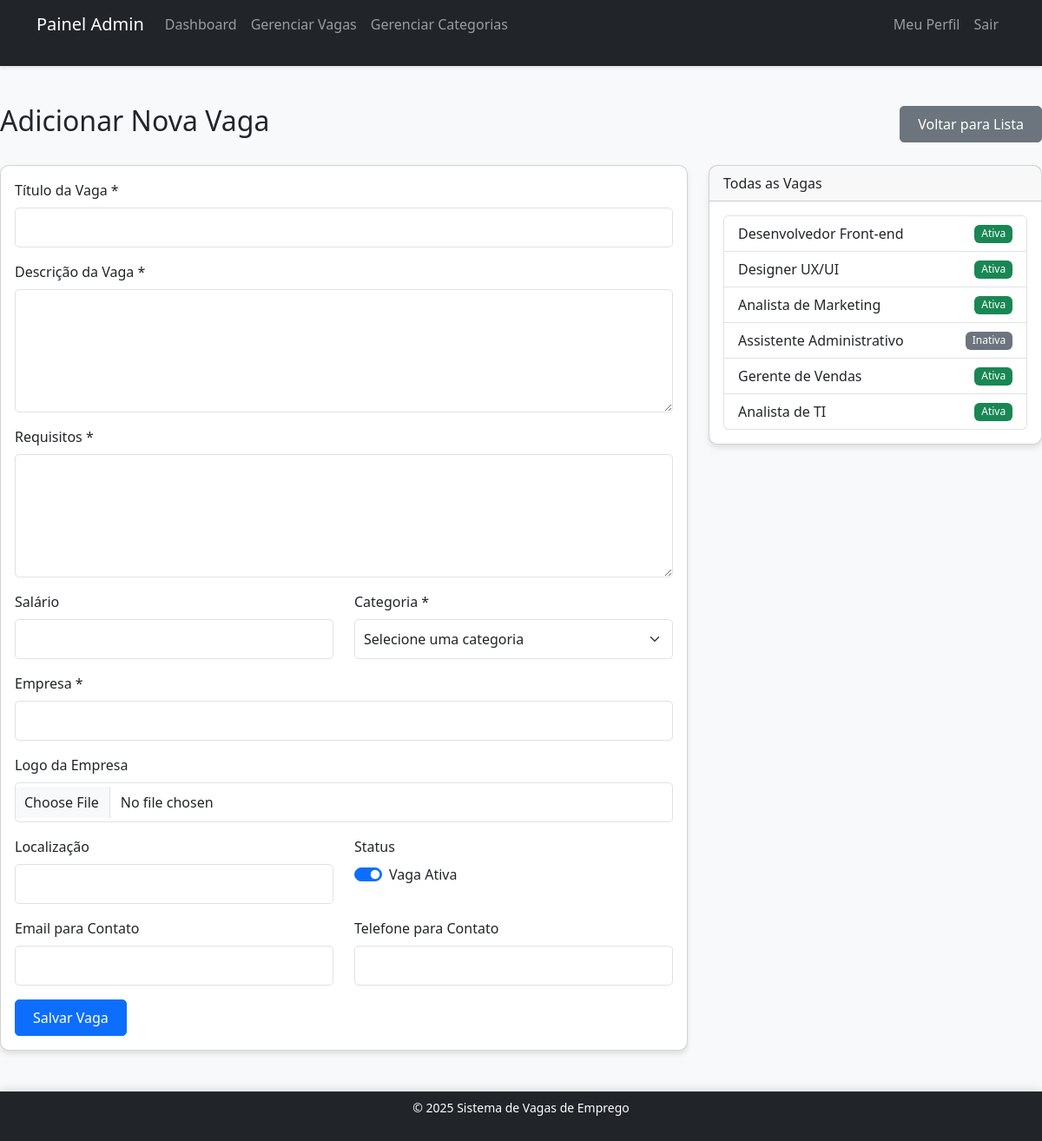
The page /admin/vagas.php (signed in) on the database its author committed.
### tables this page shows
CREATE TABLE `vagas` (
  `id` int(11) NOT NULL,
  `titulo` varchar(100) NOT NULL,
  `descricao` text NOT NULL,
  `requisitos` text NOT NULL,
  `salario` varchar(50) DEFAULT NULL,
  `empresa` varchar(100) NOT NULL,
  `logo_empresa` varchar(255) DEFAULT NULL,
  `localizacao` varchar(100) DEFAULT NULL,
  `contato_email` varchar(100) DEFAULT NULL,
  `contato_telefone` varchar(20) DEFAULT NULL,
  `categoria_id` int(11) NOT NULL,
  `ativa` tinyint(1) DEFAULT 1,
  `data_publicacao` datetime DEFAULT current_timestamp(),
  `admin_id` int(11) NOT NULL
);

### admin/vagas.php (the view, shortened to what this page needs)
<?php
require_once 'header-admin.php';
require_once '../includes/funcoes.php';
$vaga = null;
$stmt = $pdo->query("SELECT v.*, c.nome as categoria_nome
                     FROM vagas v
                     JOIN categorias c ON v.categoria_id = c.id
                     ORDER BY v.data_publicacao DESC");
$vagas = $stmt->fetchAll(PDO::FETCH_ASSOC);
?>
<div class="d-flex justify-content-between align-items-center mb-4">
    <h2><?= $vaga ? 'Editar Vaga' : 'Adicionar Nova Vaga' ?></h2>
    <a href="vagas.php" class="btn btn-secondary">Voltar para Lista</a>
</div>
<div class="row">
    <div class="col-md-8">
        <div class="card mb-4">
            <div class="card-body">
                <form method="post" enctype="multipart/form-data">
                    <div class="mb-3">
                        <label for="titulo" class="form-label">Título da Vaga *</label>
                        <input type="text" class="form-control" id="titulo" name="titulo"
                               value="<?= $vaga ? htmlspecialchars($vaga['titulo']) : '' ?>" required>
                    </div>
                    <div class="mb-3">
                        <label for="descricao" class="form-label">Descrição da Vaga *</label>
                        <textarea class="form-control" id="descricao" name="descricao" rows="5" required><?= $vaga ? htmlspecialchars($vaga['descricao']) : '' ?></textarea>
                    </div>
                    <div class="mb-3">
                        <label for="requisitos" class="form-label">Requisitos *</label>
                        <textarea class="form-control" id="requisitos" name="requisitos" rows="5" required><?= $vaga ? htmlspecialchars($vaga['requisitos']) : '' ?></textarea>
                    </div>
                    <div class="row">
                        <div class="col-md-6 mb-3">
                            <label for="salario" class="form-label">Salário</label>
                            <input type="text" class="form-control" id="salario" name="salario"
                                   value="<?= $vaga ? htmlspecialchars($vaga['salario']) : '' ?>">
                        </div>
                        <div class="col-md-6 mb-3">
                            <label for="categoria_id" class="form-label">Categoria *</label>
                            <select class="form-select" id="categoria_id" name="categoria_id" required>
                                <option value="">Selecione uma categoria</option>
                            </select>
                        </div>
                    </div>
                    <div class="mb-3">
                        <label for="empresa" class="form-label">Empresa *</label>
                        <input type="text" class="form-control" id="empresa" name="empresa"
                               value="<?= $vaga ? htmlspecialchars($vaga['empresa']) : '' ?>" required>
                    </div>
                    <div class="mb-3">
                        <label for="logo_empresa" class="form-label">Logo da Empresa</label>
                        <input type="file" class="form-control" id="logo_empresa" name="logo_empresa" accept="image/*">
                    </div>
                    <div class="row">
                        <div class="col-md-6 mb-3">
                            <label for="localizacao" class="form-label">Localização</label>
                            <input type="text" class="form-control" id="localizacao" name="localizacao"
                                   value="<?= $vaga ? htmlspecialchars($vaga['localizacao']) : '' ?>">
                        </div>
                        <div class="col-md-6 mb-3">
                            <label class="form-label">Status</label>
                            <div class="form-check form-switch">
                                <input class="form-check-input" type="checkbox" id="ativa" name="ativa"
                                       <?= ($vaga && $vaga['ativa']) || !$vaga ? 'checked' : '' ?>>
                                <label class="form-check-label" for="ativa">Vaga Ativa</label>
                            </div>
                        </div>
                    </div>
                    <div class="row">
                        <div class="col-md-6 mb-3">
                            <label for="contato_email" class="form-label">Email para Contato</label>
                            <input type="email" class="form-control" id="contato_email" name="contato_email"
                                   value="<?= $vaga ? htmlspecialchars($vaga['contato_email']) : '' ?>">
                        </div>
                        <div class="col-md-6 mb-3">
                            <label for="contato_telefone" class="form-label">Telefone para Contato</label>
                            <input type="text" class="form-control" id="contato_telefone" name="contato_telefone"
                                   value="<?= $vaga ? htmlspecialchars($vaga['contato_telefone']) : '' ?>">
                        </div>
                    </div>
                    <button type="submit" class="btn btn-primary">Salvar Vaga</button>
                </form>
            </div>
        </div>
    </div>
    <div class="col-md-4">
        <div class="card">
            <div class="card-header">
                Todas as Vagas
            </div>
            <div class="card-body">
                <div class="list-group">
                    <?php foreach ($vagas as $v): ?>
                        <a href="vagas.php?editar=<?= $v['id'] ?>"
                           class="list-group-item list-group-item-action d-flex justify-content-between align-items-center">
                            <?= htmlspecialchars($v['titulo']) ?>
                            <span class="badge <?= $v['ativa'] ? 'bg-success' : 'bg-secondary' ?>">
                                <?= $v['ativa'] ? 'Ativa' : 'Inativa' ?>
                            </span>
                        </a>
                    <?php endforeach; ?>
                </div>
            </div>
        </div>
    </div>
</div>
<?php require_once '../includes/footer.php'; ?>

### style.css (style rules this page uses)
body { background-color: #f8f9fa; font-family: 'Segoe UI', Tahoma, Geneva, Verdana, sans-serif; }
.card { border-radius: 10px; box-shadow: 0 4px 6px rgba(0, 0, 0, 0.1); transition: transform 0.3s ease; }
.badge { font-weight: 500; }
.form-control, .form-select { border-radius: 5px; padding: 10px; }
.btn { border-radius: 5px; padding: 8px 20px; }
body { margin-bottom: 80px; }

### rows shown on the page
vagas: titulo "Desenvolvedor Front-end", ativa "Ativa"
vagas: titulo "Designer UX/UI", ativa "Ativa"
vagas: titulo "Analista de Marketing", ativa "Ativa"
vagas: titulo "Assistente Administrativo", ativa "Inativa"
vagas: titulo "Gerente de Vendas", ativa "Ativa"
vagas: titulo "Analista de TI", ativa "Ativa"
